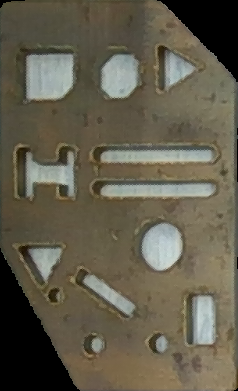
#> input picture doc/part_1.png, 238 x 391 px, found by its file name
$ python Object-preprocessing.py
#> lines starting #> are read from the running program, lines starting #| are printed output that depends on the picture; after the words box and inside, x2 and y2 are one past the last pixel; in counts of white or black regions, pixels touching at a corner belong together
import cv2
import matplotlib.pyplot as plt
import numpy as np

def process_image(input_image_path, output_binary_path, gamma=1.8, median_kernel_size=3):
    # Load the input image
#> called with gamma = 1.8, median_kernel_size = 3
    image = cv2.imread(input_image_path, cv2.IMREAD_GRAYSCALE)
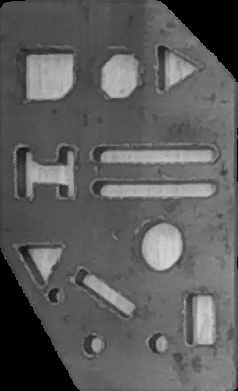
#> image: shape (391, 238); min 0, max 214, mean 92.9
    if image is None:
        raise FileNotFoundError(f"Could not load the image at {input_image_path}")

    hist_original = cv2.calcHist([image], [0], None, [256], [0, 256])
#> hist_original = 256 values, max 8798 at index 0, min 0 at index 1, mean 363.5

    normalized_image = cv2.normalize(image, None, 0, 255, cv2.NORM_MINMAX)
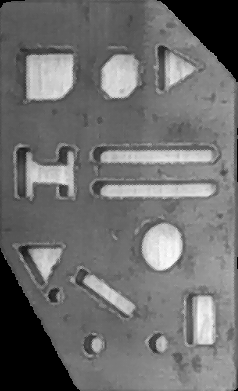
#> normalized_image: shape (391, 238); min 0, max 255, mean 110.8

    clahe = cv2.createCLAHE(clipLimit=3.0, tileGridSize=(3,3))

    equalized_image = clahe.apply(normalized_image)
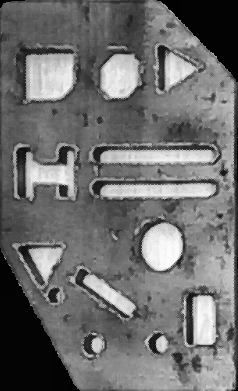
#> equalized_image: shape (391, 238); min 1, max 255, mean 110.7

    blurred_image = cv2.GaussianBlur(equalized_image, (9, 9), 0)  # Lighter blur: 3x3 kernel
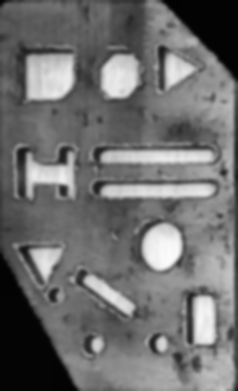
#> blurred_image: shape (391, 238); min 2, max 251, mean 110.8

    gamma_corrected_image = np.array(255 * (blurred_image / 255) ** gamma, dtype=np.uint8)
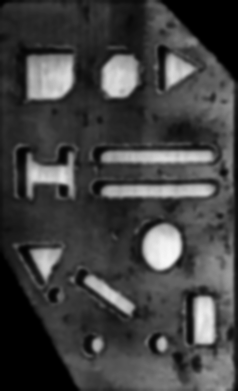
#> gamma_corrected_image: shape (391, 238); min 0, max 247, mean 66.2

    median_filtered_image = cv2.medianBlur(gamma_corrected_image, median_kernel_size)

    hist_median = cv2.calcHist([median_filtered_image],[0], None, [256], [0, 256])
#> hist_median = 256 values, max 8041 at index 0, min 0 at index 78, mean 363.5

    _, binary_image = cv2.threshold(median_filtered_image, 0, 255, cv2.THRESH_BINARY_INV + cv2.THRESH_OTSU)
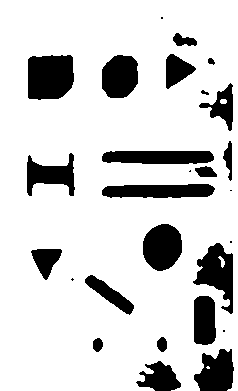
#> binary_image: shape (391, 238); 82.6% white; 27 black regions (6 under 20 px), largest, box (x1, y1, x2, y2) and area: (28, 55, 74, 100) 1857, (143, 224, 182, 271) 1438, (193, 243, 233, 314) 1429
    #binary_image = cv2.adaptiveThreshold(image, 255, cv2.ADAPTIVE_THRESH_GAUSSIAN_C, cv2.THRESH_BINARY, 11, 2)

    #binary_image = cv2.bitwise_not(binary_image)


    #opening
    kernel_open= cv2.getStructuringElement(cv2.MORPH_RECT,(2,2))
    binary_image = cv2.morphologyEx(binary_image, cv2.MORPH_OPEN, kernel_open)
#> binary_image: shape (391, 238); 82.7% white; 27 black regions (6 under 20 px), largest, box (x1, y1, x2, y2) and area: (29, 56, 75, 101) 1857, (144, 225, 183, 272) 1438, (194, 244, 234, 315) 1434

    #closing
    #kernel_closing= cv2.getStructuringElement(cv2.MORPH_ELLIPSE,(3,3))
    #binary_image = cv2.morphologyEx(binary_image, cv2.MORPH_CLOSE, kernel_closing)


    #TopHat
    #kernel_TopHat = cv2.getStructuringElement(cv2.MORPH_CROSS, (3,3))
    #binary_image = cv2.morphologyEx(binary_image, cv2.MORPH_TOPHAT, kernel_TopHat)


    # Visualization: Plot all stages
    fig, axes = plt.subplots(2, 3, figsize=(15, 10))

    # Original Image
    axes[0, 0].imshow(image, cmap='gray')
    axes[0, 0].set_title("Original Image")
    axes[0, 0].axis('off')

    # Original Histogram
    axes[0, 1].plot(hist_original, color='blue')
    axes[0, 1].set_title("Original Histogram")
    axes[0, 1].set_xlim([0, 256])

    # Blurred Image
    axes[0, 2].imshow(median_filtered_image, cmap='gray')
    axes[0, 2].set_title("media Image")
    axes[0, 2].axis('off')

    # MEdain Histogram
    axes[1, 0].plot(hist_median, color='blue')
    axes[1, 0].set_title("Median Histogram")
    axes[1, 0].set_xlim([0, 256])

    # Binary Image after Otsu
    axes[1, 1].imshow(binary_image, cmap='gray')
    axes[1, 1].set_title("Binary Image (Otsu) + open + blackHAT")
    axes[1, 1].axis('off')

    # Show the figure
    plt.tight_layout()
    plt.show(block=True)
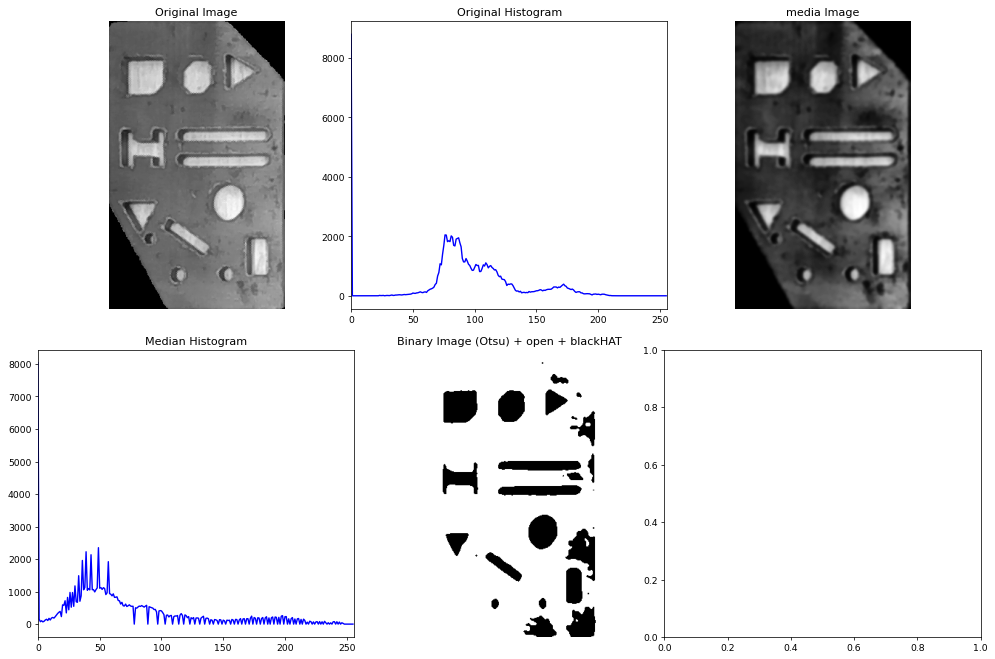
#> figure drawn by matplotlib, 5 panels; panel 2: curve peaks at x = 0, y = 8798; panel 4: curve peaks at x = 0, y = 8041

    # Save the binary image
    cv2.imwrite(output_binary_path, binary_image)

    print(f"Binary image saved at {output_binary_path}")

    return binary_image


# Example usage
if __name__ == "__main__":
    input_image_path = "/Users/jonasludwig/Desktop/Hackathon/PROKI-Hackathon-Visionsmiths/Rohdaten/part_1/part_1.png"  # Input image path
    output_binary_path = "/Users/jonasludwig/Desktop/Hackathon/PROKI-Hackathon-Visionsmiths/solution/output.png"       # Output path

    binary_result = process_image(input_image_path, output_binary_path)

    # Optionally display the binary result in a separate window
    cv2.imshow("Binary Image", binary_result)
    cv2.waitKey()
    cv2.destroyAllWindows()
